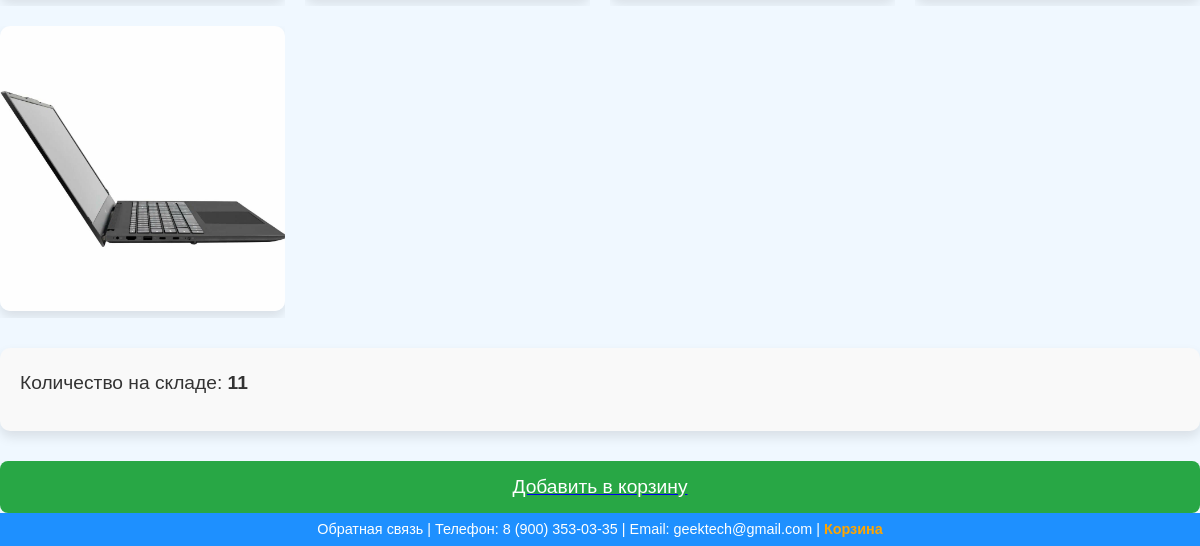
Before: /geektech/product/1/ (lower part) with the older database file.
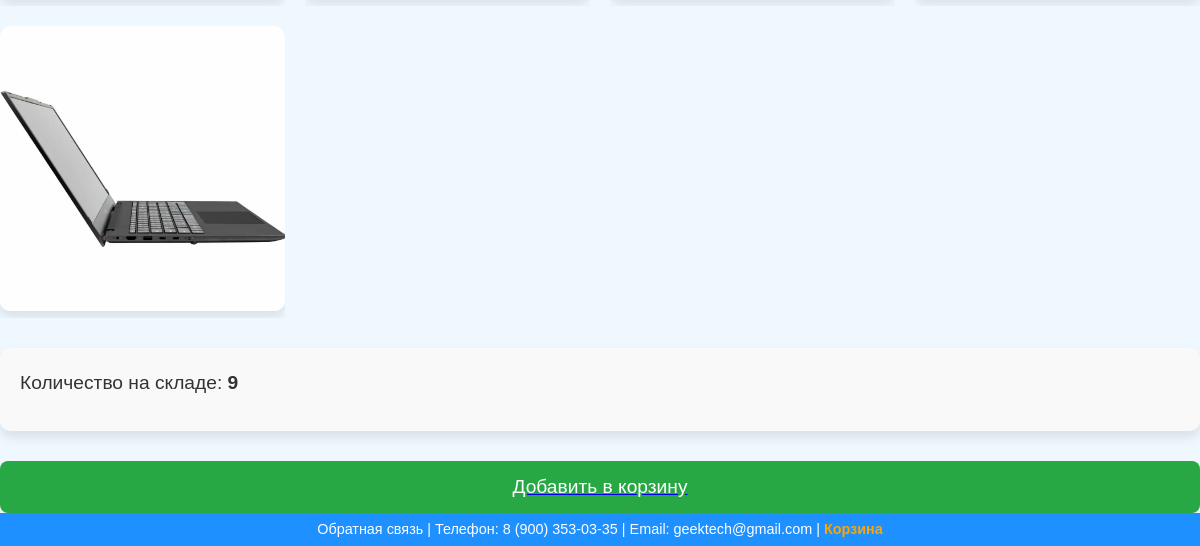
After: the same page with the newer database file.
### shopapp/models.py (models this page shows, shortened)
class Product(models.Model):
    product_name = models.CharField(max_length=100)
    manufacturer = models.CharField(max_length=80)
    price = models.DecimalField(max_digits=10, decimal_places=2)
    description = models.TextField()
    images = models.ManyToManyField(ProductImage, blank=True, related_name='products')
    preview = models.ImageField(upload_to='products/previews/', blank=True, null=True)
    created_at = models.DateTimeField(auto_now_add=True)
    updated_at = models.DateTimeField(auto_now=True)
    discount = models.DecimalField(max_digits=5, decimal_places=2, default=0.00)
    stock_quantity = models.PositiveIntegerField(default=0)
    category = models.ForeignKey(Category, on_delete=models.CASCADE, related_name="products")

### shopapp/views.py (the view)
# urls.py: path('product/<int:pk>/', ProductDetailsView.as_view(), name='product-details'),
class ProductDetailsView(DetailView):
    model = Product
    template_name = 'product-details.html'
    context_object_name = 'product'

### shopapp/templates/product-details.html (shortened to what this page needs)
{% extends 'base.html' %}
{% block additional_styles %}
    {% load static %}
    <link rel="stylesheet" href="{% static 'css/base.css' %}">
    <link rel="stylesheet" href="{% static 'css/product-details.css' %}">
{% endblock %}
{% block main %}
        <div class="product-detail">
            <div class="product-images">
                {% for image in product.images.all %}
                    <div class="product-image">
                        <img src="{{ image.image.url }}" alt="Изображение товара {{ product.product_name }}" class="product-img">
                    </div>
                {% endfor %}
            </div>
            <div class="product-info">
                <div class="product-stock">
                    <p>Количество на складе: <span>{{ product.stock_quantity }}</span></p>
                </div>
            </div>
            <a href="{% url 'shopapp:cart-add' product.id %}"><button class="add-to-cart-btn">Добавить в корзину</button></a>
        </div>
{% endblock %}

Changed rows visible on the page:
changed Product: stock_quantity "11" → "9"
